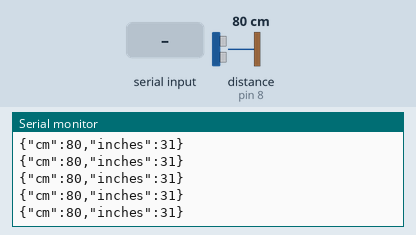
The sketch below on a simulated Arduino Uno, built for the host (arithmetic inside an expression is 32-bit, double 64-bit). On the bench: the last lines printed to the serial monitor. Wiring (inferred from the names in the program): ultrasonic range finder: trigger pin 7; echo pin 8. Inputs (shaded band) come from the test bench; at power-on: distance to the obstacle (sensor on pin 8) 80 cm. The echo pulse lasts 58.3 µs per cm.

Above: at 1.2 s.
1.3 s: distance to the obstacle (sensor on pin 8) set to 2 cm
At 2.4 s:
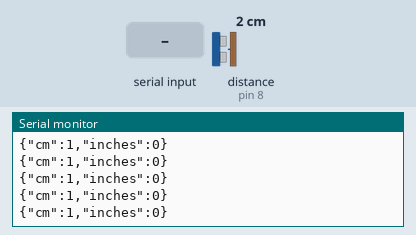
4.3 s: "undefined\n" received over Serial
7.3 s: distance to the obstacle (sensor on pin 8) set to 35 cm
At 8.0 s:
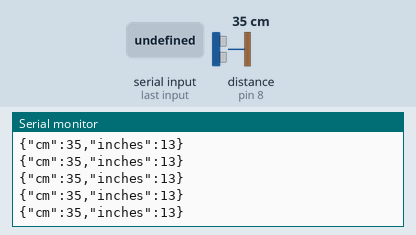
13.3 s: "1\n" received over Serial
16.3 s: "0\n" received over Serial
19.3 s: "2\n" received over Serial
Timing chart, 0 to 22.3 s (numbered marks = the images above; inputs shaded):
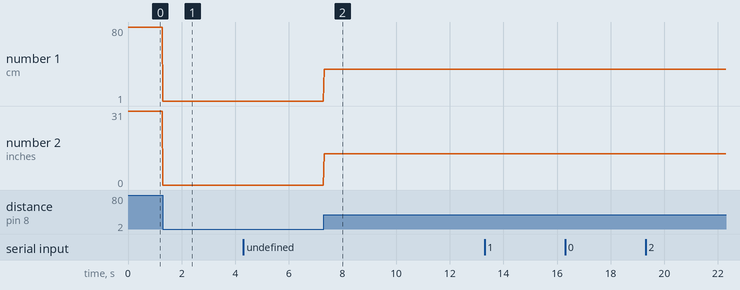

Measured:
- after the input at 1.3 s, the serial monitor: prints a new line at once (image 1)
- after the input at 7.3 s, the serial monitor: prints a new line at once (image 2)
- plotted number 1: 80 → 1 after the input at 1.3 s, 1 → 35 after the input at 7.3 s
- plotted number 2: 31 → 0 after the input at 1.3 s, 0 → 13 after the input at 7.3 s

The sketch:

FinalProject.ino
```cpp
#include <Arduino_JSON.h>

//https://youtu.be/DeljoWl1Knw
int trigPin = 7;
int echoPin = 8;
const int buzzPin = 9;
long duration, cm, inches;
bool active = false;

JSONVar serialOutput;

void setup() {
  // put your setup code here, to run once:
  Serial.begin(9600);

  pinMode(trigPin, OUTPUT);
  pinMode(echoPin, INPUT);
  pinMode(buzzPin ,INPUT);
}

void loop() {

  if (Serial.available() > 0) {
    String jsonString = Serial.readStringUntil("\n");
    if (jsonString != '\n') {
      JSONVar serialInput = JSON.parse(jsonString);

      if (JSON.typeof(serialInput) == "undefined") {
        Serial.println("JSON parsing failed!");
      } else {
        active = (bool) serialInput["active"];
      }
    }
  }
    // put your main code here, to run repeatedly:
    if(active) {
      tone(buzzPin,600,200);
      active = !active;
    }
    digitalWrite(trigPin, LOW);
    delayMicroseconds(2);
    digitalWrite(trigPin, HIGH);
    delayMicroseconds(10);
    digitalWrite(trigPin, LOW);

    duration = pulseIn(echoPin, HIGH);

    cm = (duration/2) / 29.1;
    inches = (duration/2) / 74;

    serialOutput["cm"] = cm;
    serialOutput["inches"] = inches;

    Serial.println(serialOutput);
}
```
